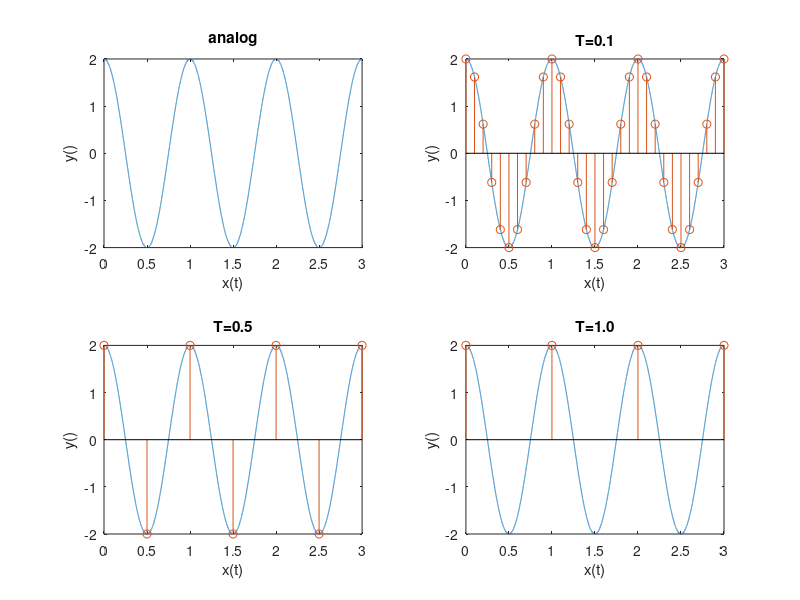

Reproduce this figure in MATLAB.
% HW1 Problem 2
% Christopher Bero
% CPE 381

% Setup x axis and sampling rate
p2_x_a = 0:0.0001:3;
p2_x_t01 = 0:0.1:3;
p2_x_t05 = 0:0.5:3;
p2_x_t10 = 0:1.0:3;

% Setup y(x)
p2_y_a = (2*cos(p2_x_a*2*pi));
p2_y_t01 = (2*cos(p2_x_t01*2*pi));
p2_y_t05 = (2*cos(p2_x_t05*2*pi));
p2_y_t10 = (2*cos(p2_x_t10*2*pi));

% Plot all y(x)
figure('Name', 'This is indeed a figure', 'NumberTitle', 'off')
subplot(2,2,1);
plot(p2_x_a, p2_y_a);
hold all
%stem(p2_x_a, p2_y_a);
xlabel('x(t)');
ylabel('y()');
title('analog');

subplot(2,2,2);
plot(p2_x_a, p2_y_a);
hold all
stem(p2_x_t01, p2_y_t01);
xlabel('x(t)');
ylabel('y()');
title('T=0.1');

subplot(2,2,3);
plot(p2_x_a, p2_y_a);
hold all
stem(p2_x_t05, p2_y_t05);
xlabel('x(t)');
ylabel('y()');
title('T=0.5');

subplot(2,2,4);
plot(p2_x_a, p2_y_a);
hold all
stem(p2_x_t10, p2_y_t10);
xlabel('x(t)');
ylabel('y()');
title('T=1.0');

% Analog information lost after Ts=0.5 sec.
